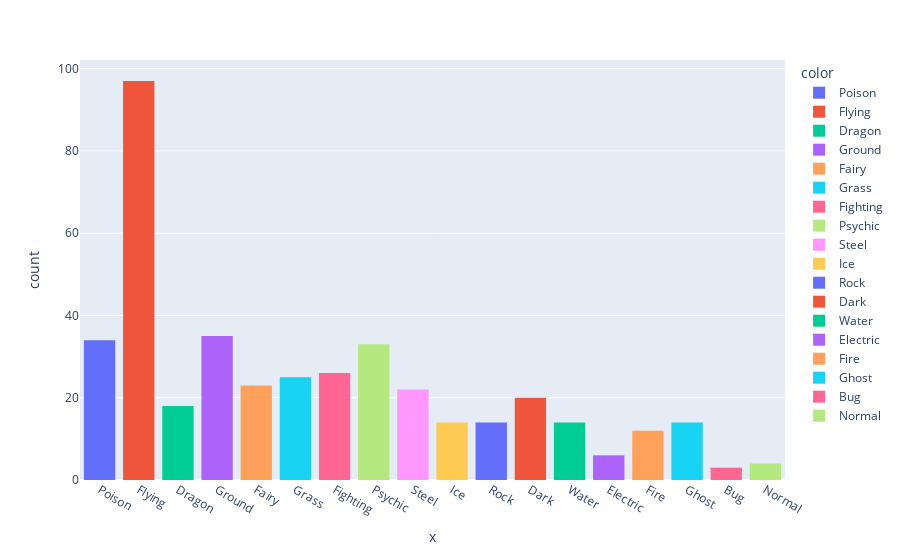

Notebook code cell kept with this figure:
### Code cell
fig = px.histogram(data, x=data['Type 2'].dropna(), color=data['Type 2'].dropna())
fig.show()

### Figure 1 — Plotly figure (JSON) as saved in the notebook; plotly's stock layout.template omitted (floating-point values rounded to 4 significant figures)
{"data": [{"alignmentgroup": "True", "bingroup": "x", "hovertemplate": "color=Poison<br>x=%{x}<br>count=%{y}<extra></extra>", "legendgroup": "Poison", "marker": {"color": "#636efa"}, "name": "Poison", "offsetgroup": "Poison", "orientation": "v", "showlegend": true, "type": "histogram", "x": ["Poison", "Poison", "Poison", "Poison", "Poison", "Poison", "Poison", "Poison", "Poison", "Poison", "Poison", "Poison", "Poison", "Poison", "Poison", "Poison", "Poison", "Poison", "Poison", "Poison", "Poison", "Poison", "Poison", "Poison", "Poison", "Poison", "Poison", "Poison", "Poison", "Poison", "Poison", "Poison", "Poison", "Poison"], "xaxis": "x", "yaxis": "y"}, {"alignmentgroup": "True", "bingroup": "x", "hovertemplate": "color=Flying<br>x=%{x}<br>count=%{y}<extra></extra>", "legendgroup": "Flying", "marker": {"color": "#EF553B"}, "name": "Flying", "offsetgroup": "Flying", "orientation": "v", "showlegend": true, "type": "histogram", "x": ["Flying", "Flying", "Flying", "Flying", "Flying", "Flying", "Flying", "Flying", "Flying", "Flying", "Flying", "Flying", "Flying", "Flying", "Flying", "Flying", "Flying", "Flying", "Flying", "Flying", "Flying", "Flying", "Flying", "Flying", "Flying", "Flying", "Flying", "Flying", "Flying", "Flying", "Flying", "Flying", "Flying", "Flying", "Flying", "Flying", "Flying", "Flying", "Flying", "Flying", "Flying", "Flying", "Flying", "Flying", "Flying", "Flying", "Flying", "Flying", "Flying", "Flying", "Flying", "Flying", "Flying", "Flying", "Flying", "Flying", "Flying", "Flying", "Flying", "Flying", "Flying", "Flying", "Flying", "Flying", "Flying", "Flying", "Flying", "Flying", "Flying", "Flying", "Flying", "Flying", "Flying", "Flying", "Flying", "Flying", "Flying", "Flying", "Flying", "Flying", "Flying", "Flying", "Flying", "Flying", "Flying", "Flying", "Flying", "Flying", "Flying", "Flying", "Flying", "Flying", "Flying", "Flying", "Flying", "Flying", "Flying"], "xaxis": "x", "yaxis": "y"}, {"alignmentgroup": "True", "bingroup": "x", "hovertemplate": "color=Dragon<br>x=%{x}<br>count=%{y}<extra></extra>", "legendgroup": "Dragon", "marker": {"color": "#00cc96"}, "name": "Dragon", "offsetgroup": "Dragon", "orientation": "v", "showlegend": true, "type": "histogram", "x": ["Dragon", "Dragon", "Dragon", "Dragon", "Dragon", "Dragon", "Dragon", "Dragon", "Dragon", "Dragon", "Dragon", "Dragon", "Dragon", "Dragon", "Dragon", "Dragon", "Dragon", "Dragon"], "xaxis": "x", "yaxis": "y"}, {"alignmentgroup": "True", "bingroup": "x", "hovertemplate": "color=Ground<br>x=%{x}<br>count=%{y}<extra></extra>", "legendgroup": "Ground", "marker": {"color": "#ab63fa"}, "name": "Ground", "offsetgroup": "Ground", "orientation": "v", "showlegend": true, "type": "histogram", "x": ["Ground", "Ground", "Ground", "Ground", "Ground", "Ground", "Ground", "Ground", "Ground", "Ground", "Ground", "Ground", "Ground", "Ground", "Ground", "Ground", "Ground", "Ground", "Ground", "Ground", "Ground", "Ground", "Ground", "Ground", "Ground", "Ground", "Ground", "Ground", "Ground", "Ground", "Ground", "Ground", "Ground", "Ground", "Ground"], "xaxis": "x", "yaxis": "y"}, {"alignmentgroup": "True", "bingroup": "x", "hovertemplate": "color=Fairy<br>x=%{x}<br>count=%{y}<extra></extra>", "legendgroup": "Fairy", "marker": {"color": "#FFA15A"}, "name": "Fairy", "offsetgroup": "Fairy", "orientation": "v", "showlegend": true, "type": "histogram", "x": ["Fairy", "Fairy", "Fairy", "Fairy", "Fairy", "Fairy", "Fairy", "Fairy", "Fairy", "Fairy", "Fairy", "Fairy", "Fairy", "Fairy", "Fairy", "Fairy", "Fairy", "Fairy", "Fairy", "Fairy", "Fairy", "Fairy", "Fairy"], "xaxis": "x", "yaxis": "y"}, {"alignmentgroup": "True", "bingroup": "x", "hovertemplate": "color=Grass<br>x=%{x}<br>count=%{y}<extra></extra>", "legendgroup": "Grass", "marker": {"color": "#19d3f3"}, "name": "Grass", "offsetgroup": "Grass", "orientation": "v", "showlegend": true, "type": "histogram", "x": ["Grass", "Grass", "Grass", "Grass", "Grass", "Grass", "Grass", "Grass", "Grass", "Grass", "Grass", "Grass", "Grass", "Grass", "Grass", "Grass", "Grass", "Grass", "Grass", "Grass", "Grass", "Grass", "Grass", "Grass", "Grass"], "xaxis": "x", "yaxis": "y"}, {"alignmentgroup": "True", "bingroup": "x", "hovertemplate": "color=Fighting<br>x=%{x}<br>count=%{y}<extra></extra>", "legendgroup": "Fighting", "marker": {"color": "#FF6692"}, "name": "Fighting", "offsetgroup": "Fighting", "orientation": "v", "showlegend": true, "type": "histogram", "x": ["Fighting", "Fighting", "Fighting", "Fighting", "Fighting", "Fighting", "Fighting", "Fighting", "Fighting", "Fighting", "Fighting", "Fighting", "Fighting", "Fighting", "Fighting", "Fighting", "Fighting", "Fighting", "Fighting", "Fighting", "Fighting", "Fighting", "Fighting", "Fighting", "Fighting", "Fighting"], "xaxis": "x", "yaxis": "y"}, {"alignmentgroup": "True", "bingroup": "x", "hovertemplate": "color=Psychic<br>x=%{x}<br>count=%{y}<extra></extra>", "legendgroup": "Psychic", "marker": {"color": "#B6E880"}, "name": "Psychic", "offsetgroup": "Psychic", "orientation": "v", "showlegend": true, "type": "histogram", "x": ["Psychic", "Psychic", "Psychic", "Psychic", "Psychic", "Psychic", "Psychic", "Psychic", "Psychic", "Psychic", "Psychic", "Psychic", "Psychic", "Psychic", "Psychic", "Psychic", "Psychic", "Psychic", "Psychic", "Psychic", "Psychic", "Psychic", "Psychic", "Psychic", "Psychic", "Psychic", "Psychic", "Psychic", "Psychic", "Psychic", "Psychic", "Psychic", "Psychic"], "xaxis": "x", "yaxis": "y"}, {"alignmentgroup": "True", "bingroup": "x", "hovertemplate": "color=Steel<br>x=%{x}<br>count=%{y}<extra></extra>", "legendgroup": "Steel", "marker": {"color": "#FF97FF"}, "name": "Steel", "offsetgroup": "Steel", "orientation": "v", "showlegend": true, "type": "histogram", "x": ["Steel", "Steel", "Steel", "Steel", "Steel", "Steel", "Steel", "Steel", "Steel", "Steel", "Steel", "Steel", "Steel", "Steel", "Steel", "Steel", "Steel", "Steel", "Steel", "Steel", "Steel", "Steel"], "xaxis": "x", "yaxis": "y"}, {"alignmentgroup": "True", "bingroup": "x", "hovertemplate": "color=Ice<br>x=%{x}<br>count=%{y}<extra></extra>", "legendgroup": "Ice", "marker": {"color": "#FECB52"}, "name": "Ice", "offsetgroup": "Ice", "orientation": "v", "showlegend": true, "type": "histogram", "x": ["Ice", "Ice", "Ice", "Ice", "Ice", "Ice", "Ice", "Ice", "Ice", "Ice", "Ice", "Ice", "Ice", "Ice"], "xaxis": "x", "yaxis": "y"}, {"alignmentgroup": "True", "bingroup": "x", "hovertemplate": "color=Rock<br>x=%{x}<br>count=%{y}<extra></extra>", "legendgroup": "Rock", "marker": {"color": "#636efa"}, "name": "Rock", "offsetgroup": "Rock", "orientation": "v", "showlegend": true, "type": "histogram", "x": ["Rock", "Rock", "Rock", "Rock", "Rock", "Rock", "Rock", "Rock", "Rock", "Rock", "Rock", "Rock", "Rock", "Rock"], "xaxis": "x", "yaxis": "y"}, {"alignmentgroup": "True", "bingroup": "x", "hovertemplate": "color=Dark<br>x=%{x}<br>count=%{y}<extra></extra>", "legendgroup": "Dark", "marker": {"color": "#EF553B"}, "name": "Dark", "offsetgroup": "Dark", "orientation": "v", "showlegend": true, "type": "histogram", "x": ["Dark", "Dark", "Dark", "Dark", "Dark", "Dark", "Dark", "Dark", "Dark", "Dark", "Dark", "Dark", "Dark", "Dark", "Dark", "Dark", "Dark", "Dark", "Dark", "Dark"], "xaxis": "x", "yaxis": "y"}, {"alignmentgroup": "True", "bingroup": "x", "hovertemplate": "color=Water<br>x=%{x}<br>count=%{y}<extra></extra>", "legendgroup": "Water", "marker": {"color": "#00cc96"}, "name": "Water", "offsetgroup": "Water", "orientation": "v", "showlegend": true, "type": "histogram", "x": ["Water", "Water", "Water", "Water", "Water", "Water", "Water", "Water", "Water", "Water", "Water", "Water", "Water", "Water"], "xaxis": "x", "yaxis": "y"}, {"alignmentgroup": "True", "bingroup": "x", "hovertemplate": "color=Electric<br>x=%{x}<br>count=%{y}<extra></extra>", "legendgroup": "Electric", "marker": {"color": "#ab63fa"}, "name": "Electric", "offsetgroup": "Electric", "orientation": "v", "showlegend": true, "type": "histogram", "x": ["Electric", "Electric", "Electric", "Electric", "Electric", "Electric"], "xaxis": "x", "yaxis": "y"}, {"alignmentgroup": "True", "bingroup": "x", "hovertemplate": "color=Fire<br>x=%{x}<br>count=%{y}<extra></extra>", "legendgroup": "Fire", "marker": {"color": "#FFA15A"}, "name": "Fire", "offsetgroup": "Fire", "orientation": "v", "showlegend": true, "type": "histogram", "x": ["Fire", "Fire", "Fire", "Fire", "Fire", "Fire", "Fire", "Fire", "Fire", "Fire", "Fire", "Fire"], "xaxis": "x", "yaxis": "y"}, {"alignmentgroup": "True", "bingroup": "x", "hovertemplate": "color=Ghost<br>x=%{x}<br>count=%{y}<extra></extra>", "legendgroup": "Ghost", "marker": {"color": "#19d3f3"}, "name": "Ghost", "offsetgroup": "Ghost", "orientation": "v", "showlegend": true, "type": "histogram", "x": ["Ghost", "Ghost", "Ghost", "Ghost", "Ghost", "Ghost", "Ghost", "Ghost", "Ghost", "Ghost", "Ghost", "Ghost", "Ghost", "Ghost"], "xaxis": "x", "yaxis": "y"}, {"alignmentgroup": "True", "bingroup": "x", "hovertemplate": "color=Bug<br>x=%{x}<br>count=%{y}<extra></extra>", "legendgroup": "Bug", "marker": {"color": "#FF6692"}, "name": "Bug", "offsetgroup": "Bug", "orientation": "v", "showlegend": true, "type": "histogram", "x": ["Bug", "Bug", "Bug"], "xaxis": "x", "yaxis": "y"}, {"alignmentgroup": "True", "bingroup": "x", "hovertemplate": "color=Normal<br>x=%{x}<br>count=%{y}<extra></extra>", "legendgroup": "Normal", "marker": {"color": "#B6E880"}, "name": "Normal", "offsetgroup": "Normal", "orientation": "v", "showlegend": true, "type": "histogram", "x": ["Normal", "Normal", "Normal", "Normal"], "xaxis": "x", "yaxis": "y"}], "layout": {"barmode": "relative", "legend": {"title": {"text": "color"}, "tracegroupgap": 0}, "margin": {"t": 60}, "xaxis": {"anchor": "y", "domain": [0, 1], "title": {"text": "x"}}, "yaxis": {"anchor": "x", "domain": [0, 1], "title": {"text": "count"}}}}
